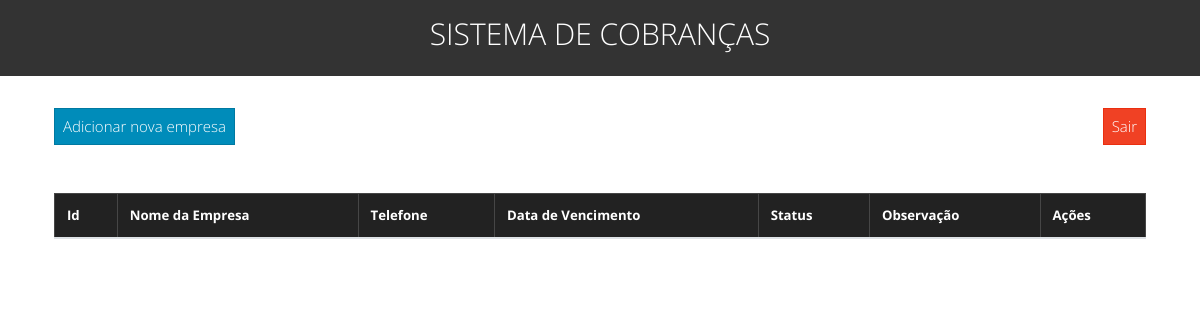
The page /cobranca/index.php (signed in) on the database as committed earlier.
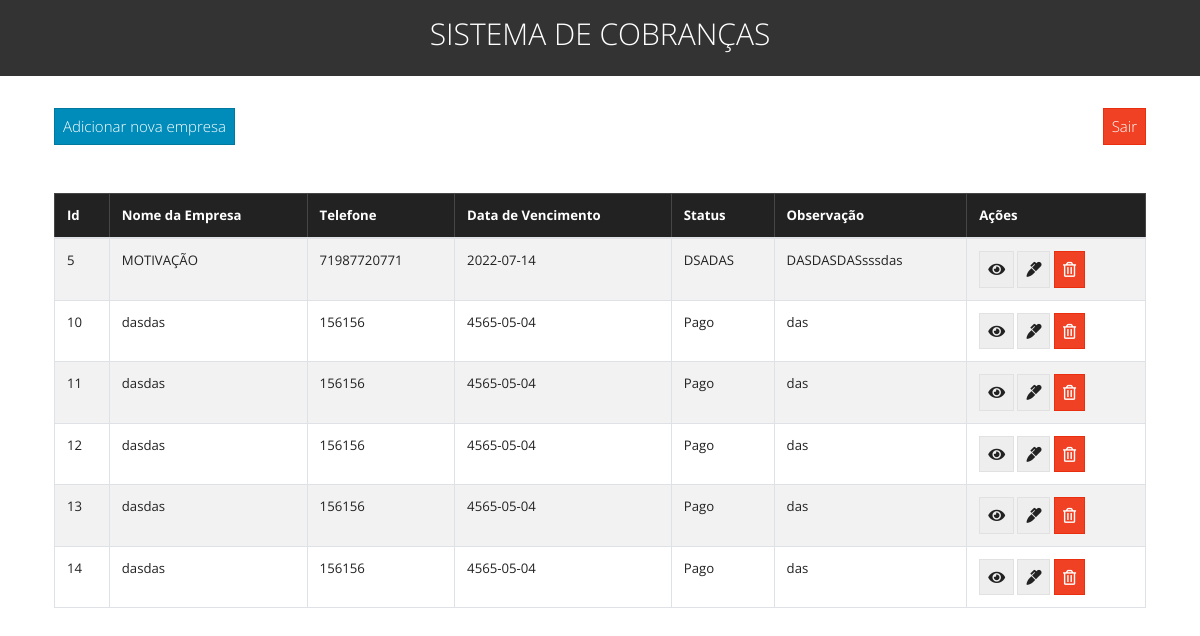
The same page on the database as committed later.
### tables this page shows
CREATE TABLE `empresa` (
  `id` int(11) NOT NULL,
  `nome` varchar(45) DEFAULT NULL,
  `telefone` varchar(45) DEFAULT NULL,
  `data` varchar(45) DEFAULT NULL,
  `status` varchar(45) DEFAULT NULL,
  `observacao` varchar(45) DEFAULT NULL
);

### cobranca/index.php (the view, shortened to what this page needs)
<!DOCTYPE html>
<html lang="en">
<head>
    <link rel="stylesheet" href="https://bootswatch.com/4/yeti/bootstrap.min.css">
    <link rel="stylesheet" href="https://use.fontawesome.com/releases/v5.6.3/css/all.css">
</head>
<body>
    <div class="p-3 mb-2 bg-dark text-white">
        <div class="container ">
            <h2 class="text-center">SISTEMA DE COBRANÇAS</h2>
        </div>
    </div>
    <div class="container p-4">
        <div>
            <div class="btn-toolbar justify-content-between" role="toolbar" aria-label="Toolbar with button groups">
                <div class="btn-group" role="group" aria-label="First group">
                    <button type="button" class="btn btn-primary" data-toggle="modal" data-target="#exampleModal">
                        Adicionar nova empresa
                    </button>
                </div>
                <div class="btn-group" role="group" aria-label="Second group">
                    <a href="../acoes/logout.php" class="btn btn-danger">Sair</a>
                </div>
            </div>
        </div>
        <table class="table table-striped table-hover table-bordered mt-5">
            <thead class="table-dark">
                <tr>
                    <th>Id</th>
                    <th>Nome da Empresa</th>
                    <th>Telefone</th>
                    <th>Data de Vencimento</th>
                    <th>Status</th>
                    <th>Observação</th>
                    <th>Ações</th>
                </tr>
            </thead>
            <tbody>
                <?php
                $conn = mysqli_connect("localhost", "root", "", "videoaula");
                $query = "SELECT * FROM empresa";
                $result_empresa = mysqli_query($conn, $query);
                while ($row = mysqli_fetch_assoc($result_empresa)) { ?>
                    <tr>
                        <td><?php echo $row['id']; ?></td>
                        <td><?php echo $row['nome']; ?></td>
                        <td><?php echo $row['telefone']; ?></td>
                        <td><?php echo $row['data']; ?></td>
                        <td><?php echo $row['status']; ?></td>
                        <td><?php echo $row['observacao']; ?></td>
                        <td>
                            <a href="../cobranca/acoes/view.php?id=<?php echo $row['id'] ?>" class="btn btn-secondary">
                                <i class="fas fa-eye"></i>
                            </a>
                            <a href="../cobranca/acoes/edit.php?id=<?php echo $row['id'] ?>" class="btn btn-secondary">
                                <i class="fas fa-marker"></i>
                            </a>
                            <a href="../cobranca/acoes/delete_empresa.php?id=<?php echo $row['id'] ?>" class="btn btn-danger">
                                <i class="far fa-trash-alt"></i>
                            </a>
                        </td>
                    </tr>
                <?php } ?>
            </tbody>
        </table>
    </div>
    <?php include('includes/footer.php'); ?>

### cobranca/includes/footer.php (shortened to what this page needs)
</body>
</html>

Rows that differ between the two databases and show on the page:
added empresa: id "5", nome "MOTIVAÇÃO", telefone "71987720771", data "2022-07-14", status "DSADAS", observacao "DASDASDASsssdas"
added empresa: id "10", nome "dasdas", telefone "156156", data "4565-05-04", status "Pago", observacao "das"
added empresa: id "11", nome "dasdas", telefone "156156", data "4565-05-04", status "Pago", observacao "das"
added empresa: id "12", nome "dasdas", telefone "156156", data "4565-05-04", status "Pago", observacao "das"
added empresa: id "13", nome "dasdas", telefone "156156", data "4565-05-04", status "Pago", observacao "das"
added empresa: id "14", nome "dasdas", telefone "156156", data "4565-05-04", status "Pago", observacao "das"
